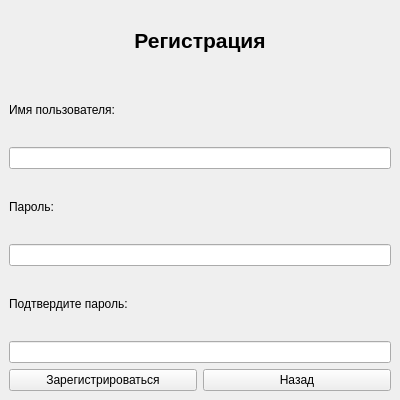
<?xml version="1.0" encoding="UTF-8"?>
<ui version="4.0">
 <class>RegistrationWindow</class>
 <widget class="QMainWindow" name="RegistrationWindow">
  <property name="geometry">
   <rect>
    <x>0</x>
    <y>0</y>
    <width>400</width>
    <height>400</height>
   </rect>
  </property>
  <property name="windowTitle">
   <string>NeuroSprint - Регистрация</string>
  </property>
  <widget class="QWidget" name="centralwidget">
   <layout class="QVBoxLayout" name="verticalLayout">
    <item>
     <widget class="QLabel" name="titleLabel">
      <property name="font">
       <font>
        <pointsize>16</pointsize>
        <weight>75</weight>
        <bold>true</bold>
       </font>
      </property>
      <property name="text">
       <string>Регистрация</string>
      </property>
      <property name="alignment">
       <set>Qt::AlignCenter</set>
      </property>
     </widget>
    </item>
    <item>
     <widget class="QLabel" name="label">
      <property name="text">
       <string>Имя пользователя:</string>
      </property>
     </widget>
    </item>
    <item>
     <widget class="QLineEdit" name="usernameLineEdit"/>
    </item>
    <item>
     <widget class="QLabel" name="label_2">
      <property name="text">
       <string>Пароль:</string>
      </property>
     </widget>
    </item>
    <item>
     <widget class="QLineEdit" name="passwordLineEdit">
      <property name="echoMode">
       <enum>QLineEdit::Password</enum>
      </property>
     </widget>
    </item>
    <item>
     <widget class="QLabel" name="label_3">
      <property name="text">
       <string>Подтвердите пароль:</string>
      </property>
     </widget>
    </item>
    <item>
     <widget class="QLineEdit" name="confirmPasswordLineEdit">
      <property name="echoMode">
       <enum>QLineEdit::Password</enum>
      </property>
     </widget>
    </item>
    <item>
     <layout class="QHBoxLayout" name="horizontalLayout">
      <item>
       <widget class="QPushButton" name="registerButton">
        <property name="text">
         <string>Зарегистрироваться</string>
        </property>
       </widget>
      </item>
      <item>
       <widget class="QPushButton" name="backButton">
        <property name="text">
         <string>Назад</string>
        </property>
       </widget>
      </item>
     </layout>
    </item>
   </layout>
  </widget>
 </widget>
 <resources/>
 <connections/>
</ui>
